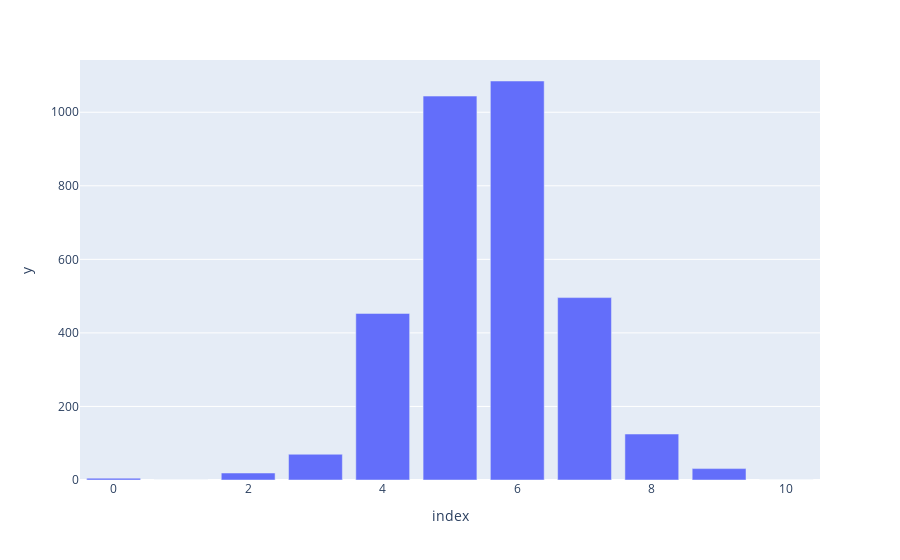

Here is the notebook cell this chart was saved with:
### Code cell
fig = px.bar(np.arange(len(hist)), y=hist)
fig.show()

### Figure 1 — Plotly figure (JSON) as saved in the notebook; plotly's stock layout.template omitted (floating-point values rounded to 4 significant figures)
{"data": [{"alignmentgroup": "True", "hovertemplate": "index=%{x}<br>y=%{y}<extra></extra>", "legendgroup": "", "marker": {"color": "#636efa", "pattern": {"shape": ""}}, "name": "", "offsetgroup": "", "orientation": "v", "showlegend": false, "textposition": "auto", "type": "bar", "x": [0, 1, 2, 3, 4, 5, 6, 7, 8, 9, 10], "xaxis": "x", "y": [5, 0, 19, 70, 453, 1044, 1085, 496, 125, 31, 0], "yaxis": "y"}], "layout": {"barmode": "relative", "legend": {"tracegroupgap": 0}, "margin": {"t": 60}, "xaxis": {"anchor": "y", "domain": [0, 1], "title": {"text": "index"}}, "yaxis": {"anchor": "x", "domain": [0, 1], "title": {"text": "y"}}}}
